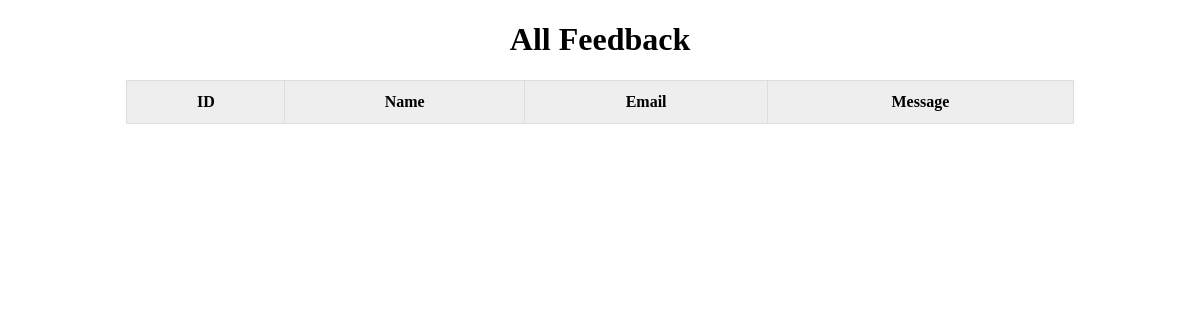
/show_feedback/, run on an earlier commit of the app's database.
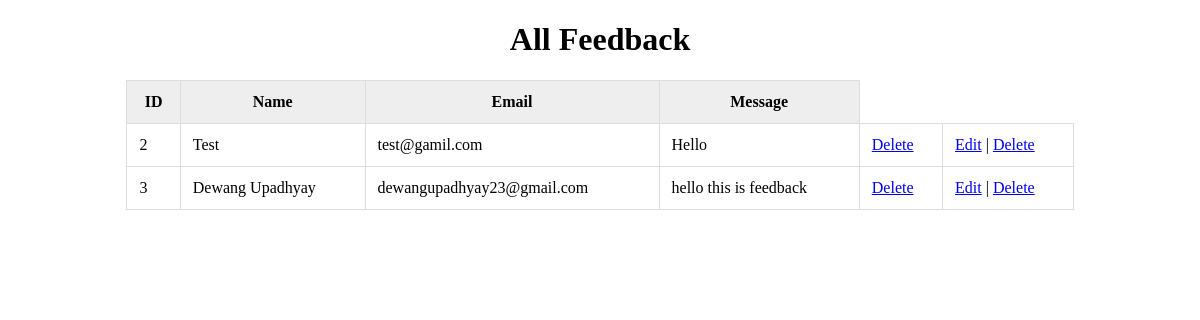
And on a later commit of the database.
### myapp/models.py (models this page shows, shortened)
class Feedback(models.Model):
    name=models.CharField(max_length=100)
    email=models.EmailField()
    message=models.TextField()

### myapp/views.py (the view)
# urls.py: path('show_feedback/',views.show_feedback,name='show_feedback'),
def show_feedback(request):
    feedbacks=Feedback.objects.all()
    return render(request,"myapp/show_feedback.html",{"feedbacks":feedbacks})

### myapp/templates/myapp/show_feedback.html (shortened to what this page needs)
<!DOCTYPE html>
<html>
<head>
</head>
<body>
    <h1 style="text-align:center;">All Feedback</h1>
    <table>
        <tr>
            <th>ID</th>
            <th>Name</th>
            <th>Email</th>
            <th>Message</th>
        </tr>
        {% for feedback in feedbacks %}
        <tr>
            <td>{{ feedback.id }}</td>
            <td>{{ feedback.name }}</td>
            <td>{{ feedback.email }}</td>
            <td>{{ feedback.message }}</td>
            <td>
                <a href="{% url 'delete_feedback' feedback.id %}" onclick="return confirm('Are you sure?')">Delete</a>
            </td>
            <td>
                <a href="{% url 'edit_feedback' feedback.id %}">Edit</a> |
                <a href="{% url 'delete_feedback' feedback.id %}" onclick="return confirm('Are you sure?')">Delete</a>
            </td>
        </tr>
        {% endfor %}
    </table>
</body>
</html>

What changed in the data, as far as the page shows it:
added Feedback: id "2", name "Test", email "test@gamil.com", message "Hello"
added Feedback: id "3", name "Dewang Upadhyay", email "dewangupadhyay23@gmail.com", message "hello this is feedback"
